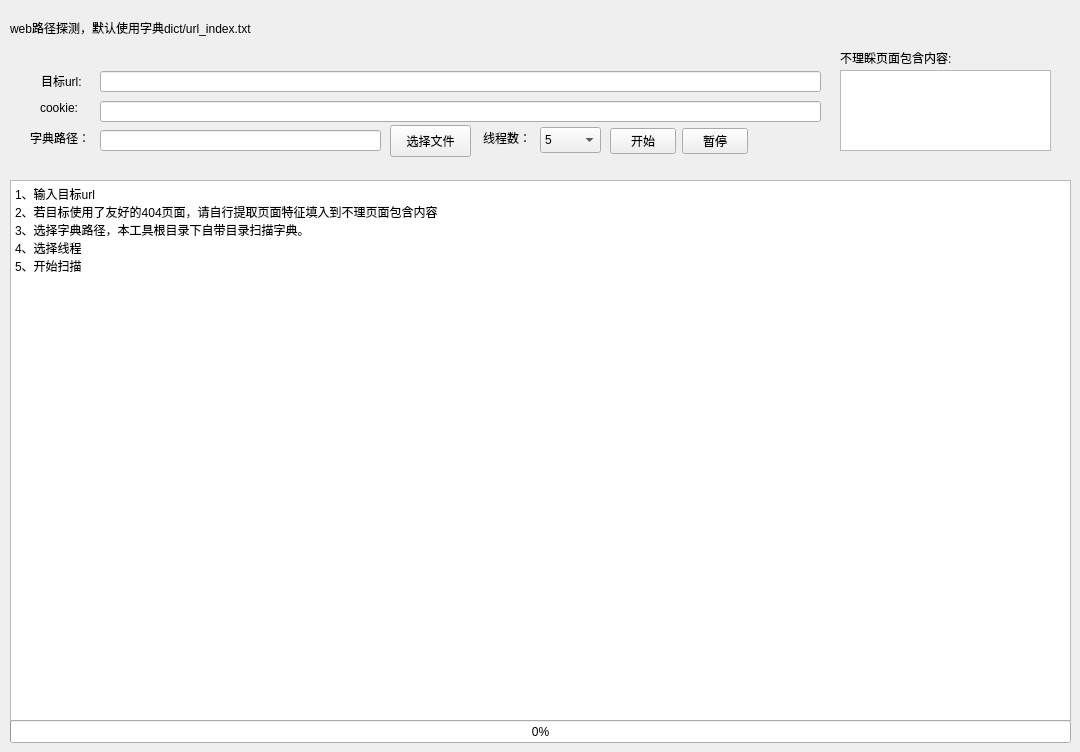
    <widget class="QWidget" name="tab_3">
     <attribute name="title">
      <string>目录扫描</string>
     </attribute>
     <widget class="QLabel" name="label_11">
      <property name="geometry">
       <rect>
        <x>10</x>
        <y>20</y>
        <width>471</width>
        <height>16</height>
       </rect>
      </property>
      <property name="text">
       <string>web路径探测，默认使用字典dict/url_index.txt</string>
      </property>
     </widget>
     <widget class="QLabel" name="label_12">
      <property name="geometry">
       <rect>
        <x>41</x>
        <y>71</y>
        <width>51</width>
        <height>20</height>
       </rect>
      </property>
      <property name="text">
       <string>目标url:</string>
      </property>
     </widget>
     <widget class="QLineEdit" name="lineEdit_urlscan_url">
      <property name="geometry">
       <rect>
        <x>100</x>
        <y>71</y>
        <width>721</width>
        <height>21</height>
       </rect>
      </property>
     </widget>
     <widget class="QLabel" name="label_13">
      <property name="geometry">
       <rect>
        <x>40</x>
        <y>100</y>
        <width>44</width>
        <height>16</height>
       </rect>
      </property>
      <property name="text">
       <string>cookie:</string>
      </property>
     </widget>
     <widget class="QLineEdit" name="lineEdit_urlscan_cookie">
      <property name="geometry">
       <rect>
        <x>100</x>
        <y>101</y>
        <width>721</width>
        <height>21</height>
       </rect>
      </property>
     </widget>
     <widget class="QLabel" name="label_14">
      <property name="geometry">
       <rect>
        <x>30</x>
        <y>130</y>
        <width>101</width>
        <height>16</height>
       </rect>
      </property>
      <property name="text">
       <string>字典路径：</string>
      </property>
     </widget>
     <widget class="QLineEdit" name="lineEdit_urlscan_dict">
      <property name="geometry">
       <rect>
        <x>100</x>
        <y>130</y>
        <width>281</width>
        <height>21</height>
       </rect>
      </property>
     </widget>
     <widget class="QLabel" name="label_15">
      <property name="geometry">
       <rect>
        <x>483</x>
        <y>129</y>
        <width>52</width>
        <height>18</height>
       </rect>
      </property>
      <property name="text">
       <string>线程数：</string>
      </property>
     </widget>
     <widget class="QComboBox" name="comboBox_urlscan_thread">
      <property name="geometry">
       <rect>
        <x>540</x>
        <y>127</y>
        <width>61</width>
        <height>26</height>
       </rect>
      </property>
      <item>
       <property name="text">
        <string>5</string>
       </property>
      </item>
      <item>
       <property name="text">
        <string>10</string>
       </property>
      </item>
      <item>
       <property name="text">
        <string>20</string>
       </property>
      </item>
      <item>
       <property name="text">
        <string>35</string>
       </property>
      </item>
     </widget>
     <widget class="QPlainTextEdit" name="plainTextEdit_urlscan_result">
      <property name="geometry">
       <rect>
        <x>10</x>
        <y>180</y>
        <width>1061</width>
        <height>541</height>
       </rect>
      </property>
      <property name="readOnly">
       <bool>true</bool>
      </property>
      <property name="plainText">
       <string>1、输入目标url
2、若目标使用了友好的404页面，请自行提取页面特征填入到不理页面包含内容
3、选择字典路径，本工具根目录下自带目录扫描字典。
4、选择线程
5、开始扫描</string>
      </property>
     </widget>
     <widget class="QProgressBar" name="progressBar_urlscan_progress">
      <property name="geometry">
       <rect>
        <x>10</x>
        <y>720</y>
        <width>1061</width>
        <height>23</height>
       </rect>
      </property>
      <property name="value">
       <number>0</number>
      </property>
     </widget>
     <widget class="QPlainTextEdit" name="plainTextEdit_urlscan_ignore">
      <property name="geometry">
       <rect>
        <x>840</x>
        <y>70</y>
        <width>211</width>
        <height>81</height>
       </rect>
      </property>
     </widget>
     <widget class="QLabel" name="label_48">
      <property name="geometry">
       <rect>
        <x>840</x>
        <y>50</y>
        <width>161</width>
        <height>16</height>
       </rect>
      </property>
      <property name="text">
       <string>不理睬页面包含内容:</string>
      </property>
     </widget>
     <widget class="QPushButton" name="pushButton_urlscan_choice">
      <property name="geometry">
       <rect>
        <x>390</x>
        <y>125</y>
        <width>81</width>
        <height>32</height>
       </rect>
      </property>
      <property name="text">
       <string>选择文件</string>
      </property>
     </widget>
     <widget class="QWidget" name="layoutWidget">
      <property name="geometry">
       <rect>
        <x>610</x>
        <y>125</y>
        <width>138</width>
        <height>32</height>
       </rect>
      </property>
      <layout class="QHBoxLayout" name="horizontalLayout_9">
       <item>
        <widget class="QPushButton" name="pushButton_urlscan_start">
         <property name="text">
          <string>开始</string>
         </property>
        </widget>
       </item>
       <item>
        <widget class="QPushButton" name="pushButton_urlscan_stop">
         <property name="text">
          <string>暂停</string>
         </property>
        </widget>
       </item>
      </layout>
     </widget>
    </widget>
